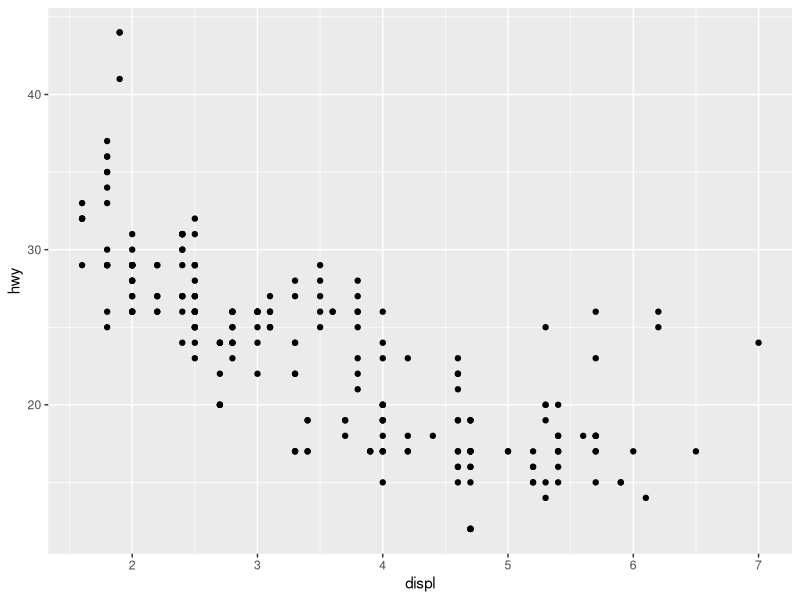
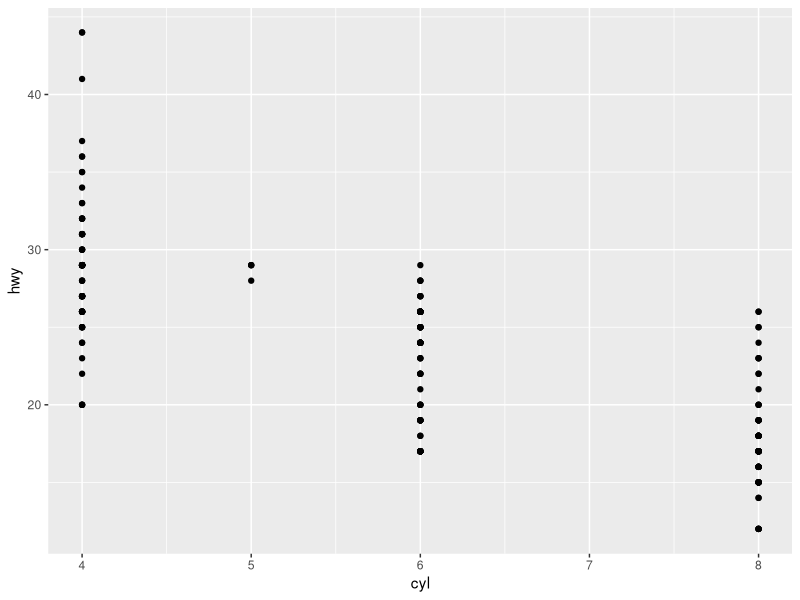
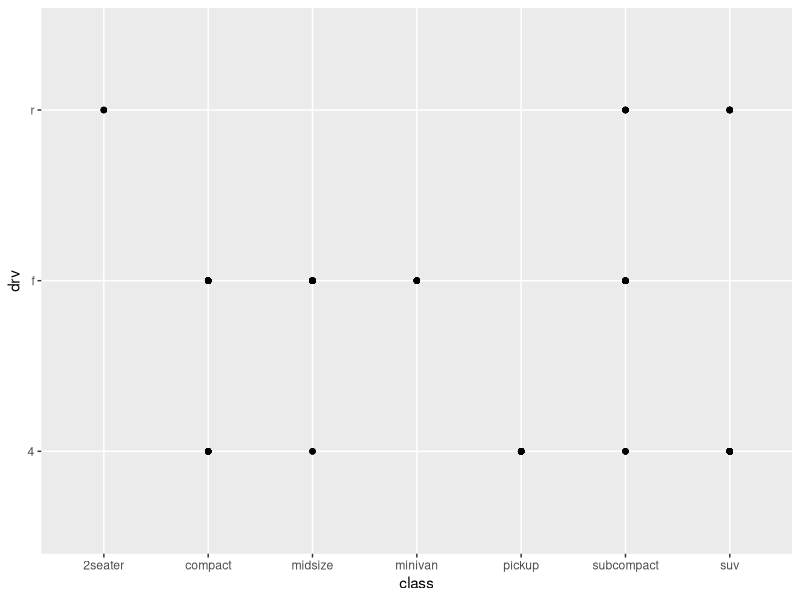
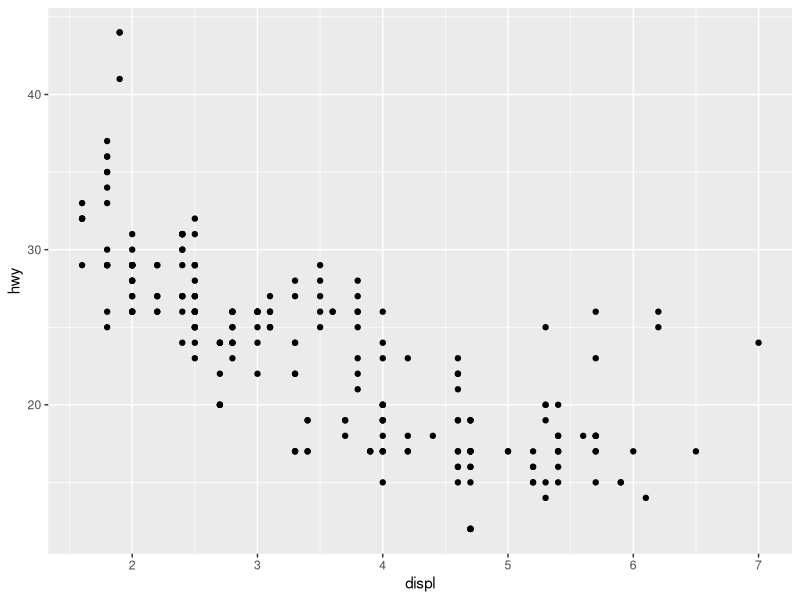
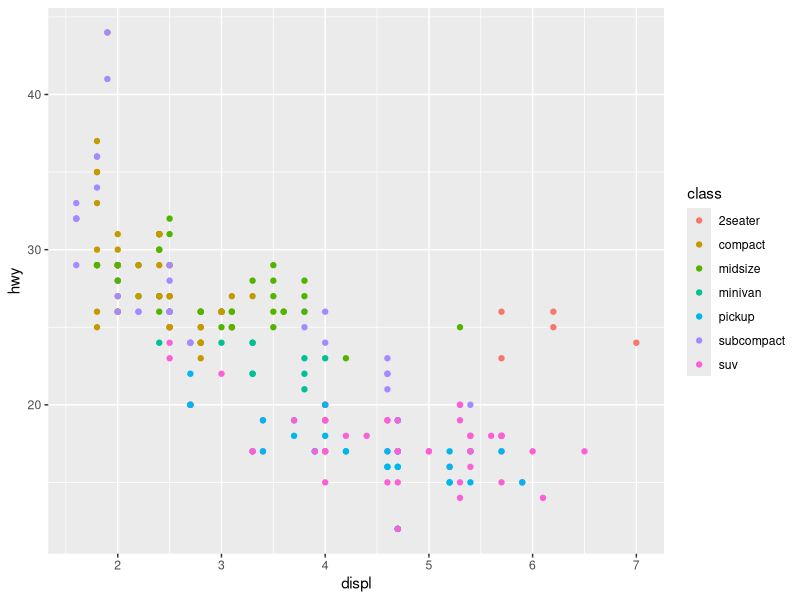
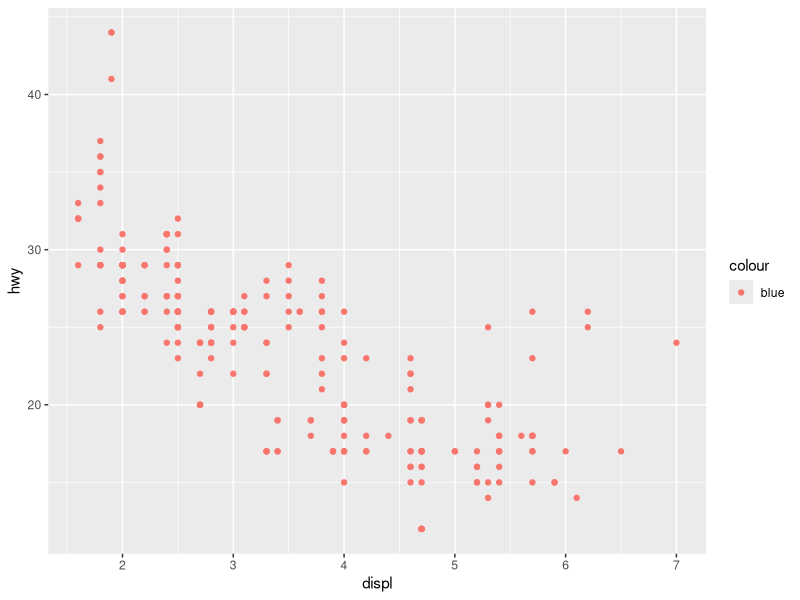
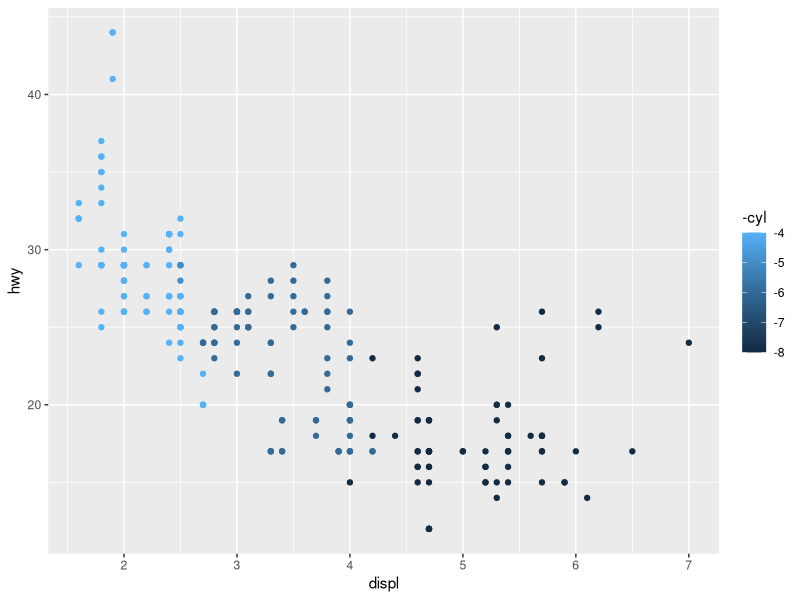
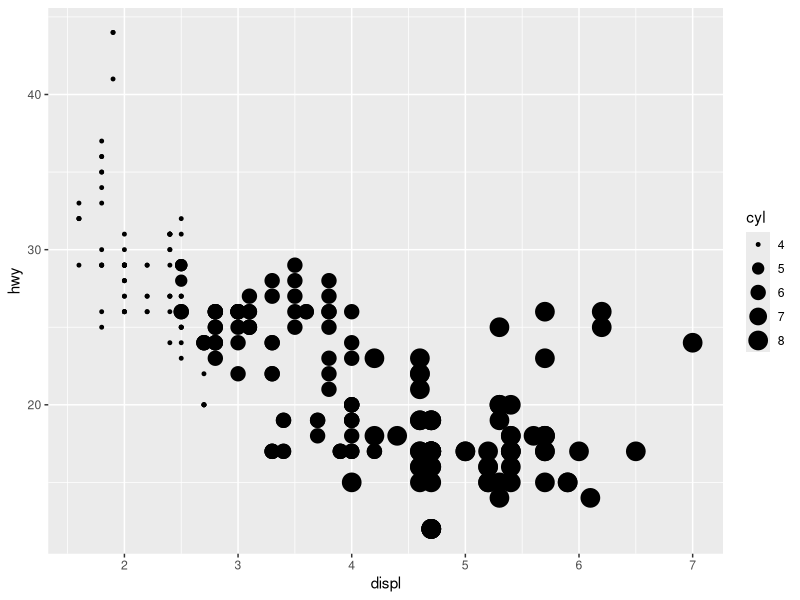

The R source for these figures, in order:
## ---- chunk 1
knitr::opts_chunk$set(echo=TRUE, include = TRUE)
## ---- chunk 2
library(tidyverse)
## ---- chunk 3
head(mpg) # preview data
## ---- chunk 4
ggplot(data = mpg) +
    geom_point(mapping = aes(x = displ, y = hwy))
## ---- chunk 5
nrow(mpg)
## ---- chunk 6
ncol(mpg)
## ---- chunk 7
?mpg
## ---- chunk 8
ggplot(data = mpg) +
  geom_point(aes(x = cyl, y = hwy))
## ---- chunk 9
ggplot(data = mpg) +
      geom_point(aes(x = class, y = drv))
## ---- chunk 10
ggplot(data = mpg, aes(displ, hwy)) +
  geom_point()

## ---- chunk 11
ggplot(data = mpg, aes(displ, hwy)) +
  geom_point(aes(color = class))
## ---- chunk 12
ggplot(data = mpg) +
  geom_point(mapping = aes(x = displ, y = hwy, color = "blue"))
## ---- chunk 13
head(mpg)
## ---- chunk 14
ggplot(data = mpg) +
  geom_point(mapping = aes(x = displ, y = hwy, color = -cyl))
  # legend would need to be recalibrated here or need to find color setting to reverse scale
## ---- chunk 15
ggplot(data = mpg) +
  geom_point(mapping = aes(x = displ, y = hwy, size = cyl))
  # The scale difference between 4 and 8, or even 4 and 5 doesn't make any sense
## ---- chunk 16
ggplot(data = mpg) +
  geom_point(mapping = aes(x = displ, y = hwy, color = class, size = class))
## ---- chunk 17
?geom_point
## ---- chunk 18
ggplot(data = mpg) +
  geom_point(mapping = aes(x = displ, y = hwy, color = displ < 5))
## ---- chunk 19
ggplot(data = mpg) +
  geom_point(mapping = aes(x = displ, y = hwy)) +
  facet_wrap(~ class, nrow = 3)
## ---- chunk 20
ggplot(data = mpg) +
  geom_point(mapping = aes(x = displ, y = hwy)) +
  facet_grid(drv ~ cyl)
## ---- chunk 21
ggplot(data = mpg) +
  geom_point(mapping = aes(x = displ, y = hwy)) +
  facet_grid(class ~ .)
## ---- chunk 22
ggplot(data = mpg) +
  geom_point(mapping = aes(x = displ, y = hwy)) +
  facet_grid(. ~ cty)
## ---- chunk 23
ggplot(data = mpg) +
  geom_point(mapping = aes(x = drv, y = cyl))
## ---- chunk 24
?facet_wrap
?facet_grid
## ---- chunk 25
ggplot(data = mpg, mapping = aes(x = displ, y = hwy, color = drv)) + 
  geom_point() + 
  geom_smooth(se = FALSE)
## ---- chunk 26
d = ggplot(data = mpg, mapping = aes(x = displ, y = hwy)) +
  geom_point()

d +
  geom_smooth(se = FALSE)

d +
  geom_smooth(mapping = aes(group = drv), se = FALSE)

d1 = ggplot(data = mpg, mapping = aes(x = displ, y = hwy, color = drv)) +
      geom_point()

d1 +
  geom_smooth(se = FALSE)

d1 +
  geom_smooth(se = FALSE, mapping = aes(color = NULL))

d1 +
  geom_smooth(se = FALSE, mapping = aes(linetype = drv, color = NULL))


ggplot(data = mpg, mapping = aes(x = displ, y = hwy, fill = drv)) +
  geom_point(shape = 21, color = 'white', stroke = 2, size = 3)
## ---- chunk 27
ggplot(data = diamonds, aes(x = cut)) +
  geom_bar()
## ---- chunk 28
ggplot(data = diamonds) + 
  geom_bar(mapping = aes(x = cut, y = ..prop..))
ggplot(data = diamonds) + 
  geom_bar(mapping = aes(x = cut, fill = color, y = ..prop..))
## ---- chunk 29
ggplot(data = mpg, mapping = aes(x = cty, y = hwy)) + 
  geom_point()
ggplot(data = mpg, mapping = aes(x = cty, y = hwy)) + 
  geom_point(position = 'jitter')
## ---- chunk 30
ggplot(data = mpg, aes(x = drv, y = hwy)) +
  geom_boxplot() # default position is dodge
## ---- chunk 31
ggplot(data = mpg, aes(x = factor(1), fill = factor(class))) +
  geom_bar(width = 1) +
  coord_polar(theta = 'y')
## ---- chunk 32
ggplot(data = mpg, mapping = aes(x = cty, y = hwy)) +
  geom_point() +
  geom_abline() +
  coord_fixed()
